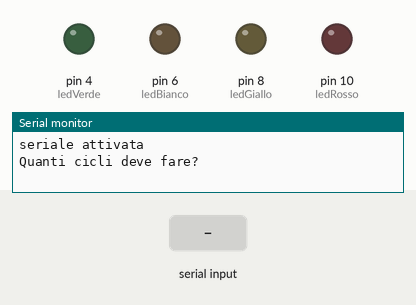
Bench run of a sketch on a simulated Arduino Uno, built with avr-gcc and run on an emulated ATmega328P. On the bench: output pins drawn as LEDs (lit = HIGH), the last lines printed to the serial monitor. Inputs (shaded band) come from the test bench. Random numbers use the default seed unless the sketch sets one.

Above: at 1.2 s.
1.3 s: "90,45\n" received over Serial
At 3.7 s:
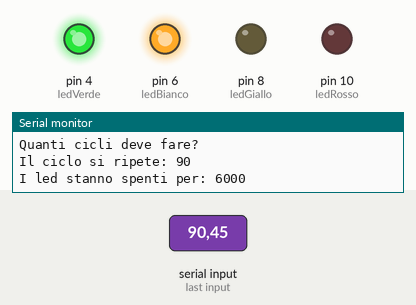
At 9.5 s:
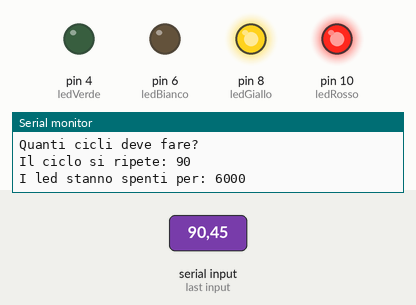
Timing chart, 0 to 9.8 s (numbered marks = the images above; inputs shaded):
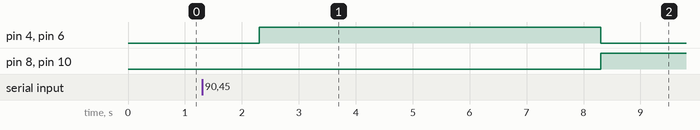

The sketch:

cardinDaniele_A_Verifica16.ino
```cpp
  int ledRosso = 10;
  int ledGiallo = 8;
  int ledBianco = 6;
  int ledVerde = 4;
  int numeroCicli = 0;
  int durataSpegnimento = 0;
  String valoreInserito = "";

void setup() {
  // put your setup code here, to run once:
  pinMode(ledRosso, OUTPUT);
  pinMode(ledGiallo, OUTPUT);
  pinMode(ledBianco, OUTPUT);
  pinMode(ledVerde, OUTPUT);
  Serial.begin(9600);
  Serial.println("seriale attivata");
  randomSeed(analogRead(0));
}

void loop() {
  // put your main code here, to run repeatedly:
  Serial.println("Quanti cicli deve fare?");
  while (Serial.available() == 0);
  valoreInserito = Serial.readString();
  numeroCicli = valoreInserito.toInt();
  Serial.print("Il ciclo si ripete: ");
  Serial.println(numeroCicli);
  while (numeroCicli == 0);
  digitalWrite(ledRosso, HIGH);
  digitalWrite(ledGiallo, HIGH);
  digitalWrite(ledBianco, HIGH);
  digitalWrite(ledVerde, HIGH);
  durataSpegnimento = random(1, 10);
  durataSpegnimento = durataSpegnimento * 1000;
  Serial.print("I led stanno spenti per: ");
  Serial.println(durataSpegnimento);
  for(int i = 0; i < numeroCicli; i++){
  digitalWrite(ledRosso, LOW);
  digitalWrite(ledGiallo, LOW);
  delay(durataSpegnimento);
  digitalWrite(ledRosso, HIGH);
  digitalWrite(ledGiallo, HIGH);
  digitalWrite(ledBianco, LOW);
  digitalWrite(ledVerde, LOW);
  delay(durataSpegnimento);
  digitalWrite(ledBianco, HIGH);
  digitalWrite(ledVerde, HIGH);
  Serial.print("Eseguito il ciclo: ");
  Serial.println(i + 1);
  }


}
```

Measured:
- after the input at 1.3 s, pin 4 (ledVerde), pin 6 (ledBianco): LOW → HIGH after 1.0 s, → LOW 6.0 s later; pin 8 (ledGiallo), pin 10 (ledRosso): LOW → HIGH after 7.0 s
